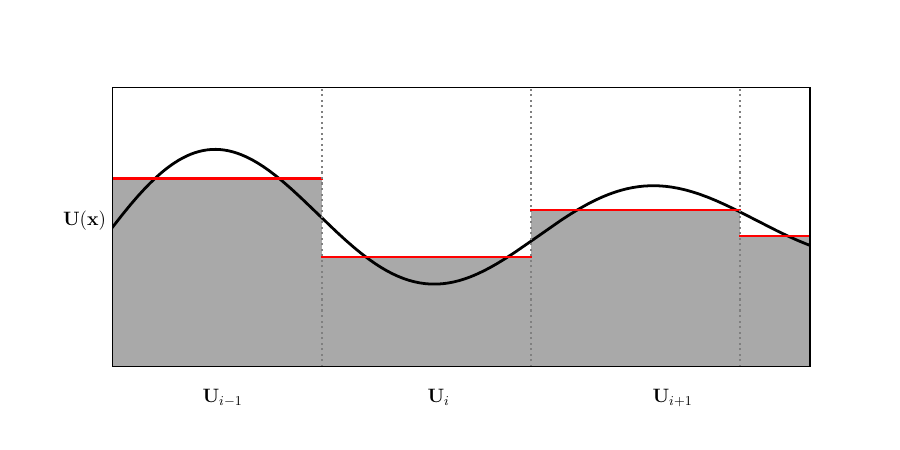

The script that saved this image:
#!/usr/bin/env python3

#-----------------------------------------------------------------
# Draw a plot representing the piecewise constant discretization
#-----------------------------------------------------------------

import numpy as np
from matplotlib import pyplot as plt
import matplotlib.patches as patches


xmin = 0
xmax = 10
ymin = 0
ymax = 4
dx = 3


# some continuous nice looking function to draw
def f(x):
    return 2. + 1.3 * np.sin(x) * np.exp(-x/10)

def integral_f(x):
    return 2*x + np.exp(-0.1 * x)* (-1.28713) * (np.sin(x) + np.cos(x))



fig = plt.figure(figsize=(9,4.5))
ax = fig.add_subplot(111, aspect='equal')
ax.set_xlim(xmin, xmax)
ax.set_ylim(ymin, ymax)

ax.set_xticks([])
ax.set_yticks([])

# draw function
x = np.linspace(xmin, xmax, 500)
ax.plot(x, f(x), lw=2, color='k')

x = xmin
while x < xmax:
    # draw rectangle
    height = (integral_f(x+dx) - integral_f(x) ) / dx
    ax.add_patch(patches.Rectangle((x, ymin), dx, height, fill=True, facecolor='darkgrey'))

    # draw red line
    ax.plot([x, x+dx], [height, height], color='r')

    x += dx
    # draw grid
    ax.plot([x, x], [ymin, ymax], ':', color='grey')


# annotate
plt.figtext(0.225, 0.1, r"$\mathbf{U}_{i-1}$", usetex=True, fontsize=14)
plt.figtext(0.475, 0.1, r"$\mathbf{U}_{i}$", usetex=True, fontsize=14)
plt.figtext(0.725, 0.1, r"$\mathbf{U}_{i+1}$", usetex=True, fontsize=14)
plt.figtext(0.07, 0.5, r"$\mathbf{U}(\mathbf{x})$", usetex=True, fontsize=14)

plt.savefig("piecewise_const.pdf", form='pdf')
